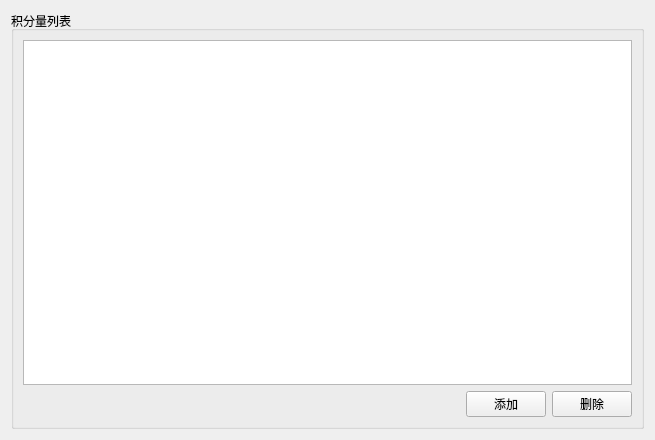
<?xml version="1.0" encoding="UTF-8"?>
<ui version="4.0">
 <class>IntegralFormulaForm</class>
 <widget class="QWidget" name="IntegralFormulaForm">
  <property name="geometry">
   <rect>
    <x>0</x>
    <y>0</y>
    <width>655</width>
    <height>440</height>
   </rect>
  </property>
  <property name="windowTitle">
   <string>Form</string>
  </property>
  <layout class="QVBoxLayout" name="verticalLayout_3">
   <item>
    <widget class="QGroupBox" name="groupBox_2">
     <property name="title">
      <string>积分量列表</string>
     </property>
     <layout class="QVBoxLayout" name="verticalLayout">
      <item>
       <widget class="QTableView" name="tableView"/>
      </item>
      <item>
       <layout class="QHBoxLayout" name="horizontalLayout_3">
        <item>
         <spacer name="horizontalSpacer">
          <property name="orientation">
           <enum>Qt::Horizontal</enum>
          </property>
          <property name="sizeHint" stdset="0">
           <size>
            <width>40</width>
            <height>20</height>
           </size>
          </property>
         </spacer>
        </item>
        <item>
         <widget class="QPushButton" name="addPushButton">
          <property name="text">
           <string>添加</string>
          </property>
         </widget>
        </item>
        <item>
         <widget class="QPushButton" name="deletePushButton">
          <property name="text">
           <string>删除</string>
          </property>
         </widget>
        </item>
       </layout>
      </item>
     </layout>
    </widget>
   </item>
  </layout>
 </widget>
 <resources/>
 <connections/>
</ui>
